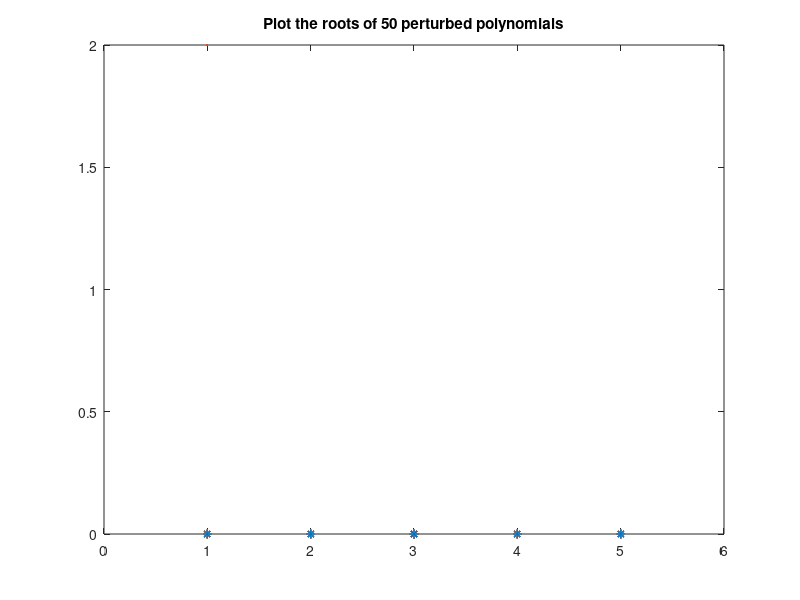
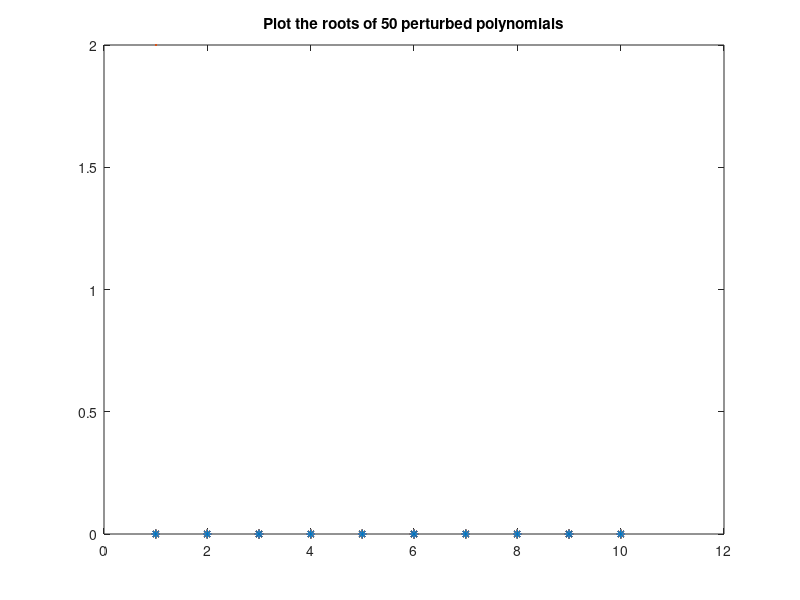
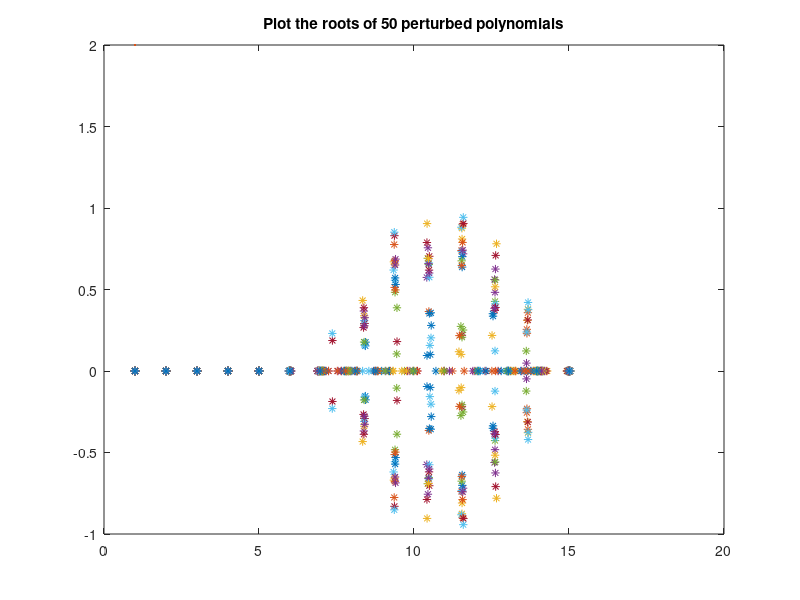
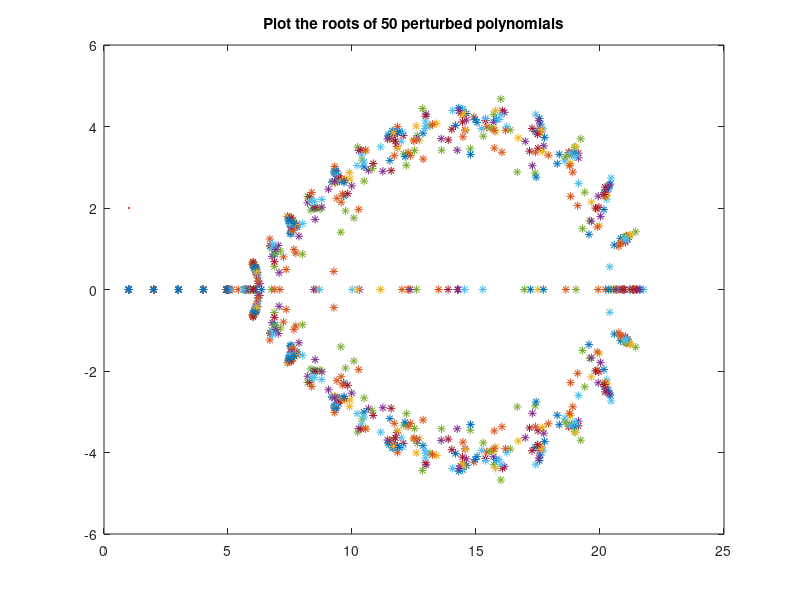

MATLAB code to generate these figures, in order:
%%
% 
%%
clear all
format long
%2. 
n = [5 10 15 20]
%loop thr all n
for k = 1:length(n)
    %seperate each graph
    figure
    % cal coeffient of poly of the given root above
    p = poly(1:n(k))
    % generate 50 perturbed poly and plot them
    for i = 1:50
        %tack n+1 to each iterate for n vector
        for j = 1:n(k)+1
            %aj= aj+ 10^−10 ∗aj∗(a random number),
            pertubed_poly(i,j) = p(1,j)+(10^-10)*p(1,j)*rand(1)
        end
        %Find roots of perturbed poly by look through all the column in
        %each row
        r(i,:) = roots(pertubed_poly(i,:))
        x = real(r(i,:))
        y = imag(r(i,:))
        plot(x,y,'*', LineWidth=2)
        title('Plot the roots of 50 perturbed polynomials')
        hold on
    end
    %clear each iteration
    clear r
end
% % The error get worse when we increase n. Proof by the graph 1 to 4 and
% % hold on on the 4th graph

% %2. 
% n = [5 10 15 20]
% %loop thr all n
% for k = 1:length(n)
%     %seperate each graph
%     figure
%     % cal coeffient of poly of the given root above
%     p = poly(1:n(k))
%     % generate 50 perturbed poly and plot them
%     for i = 1:50
%         %tack n+1 to each iterate for n vector
%         for j = 1:n(k)+1
%             %aj= aj+ 10^−10 ∗aj∗(a random number),
%             pertubed_poly(i,j) = p(1,j)+(10^-10)*p(1,j)*rand(1)
%         end
%         %Find roots of perturbed poly by look through all the column in
%         %each row
%         r(i,:) = roots(pertubed_poly(i,:))
%         x = real(r(i,:))
%         y = imag(r(i,:))
%         plot(x,y,'*', LineWidth=2)
%         title('Plot the roots of 50 perturbed polynomials')
%         hold on
%     end
%     %clear each iteration
%     clear r
% end
% The error get worse when we increase n. Proof by the graph 1 to 4 and
% hold on on the 4th graph
